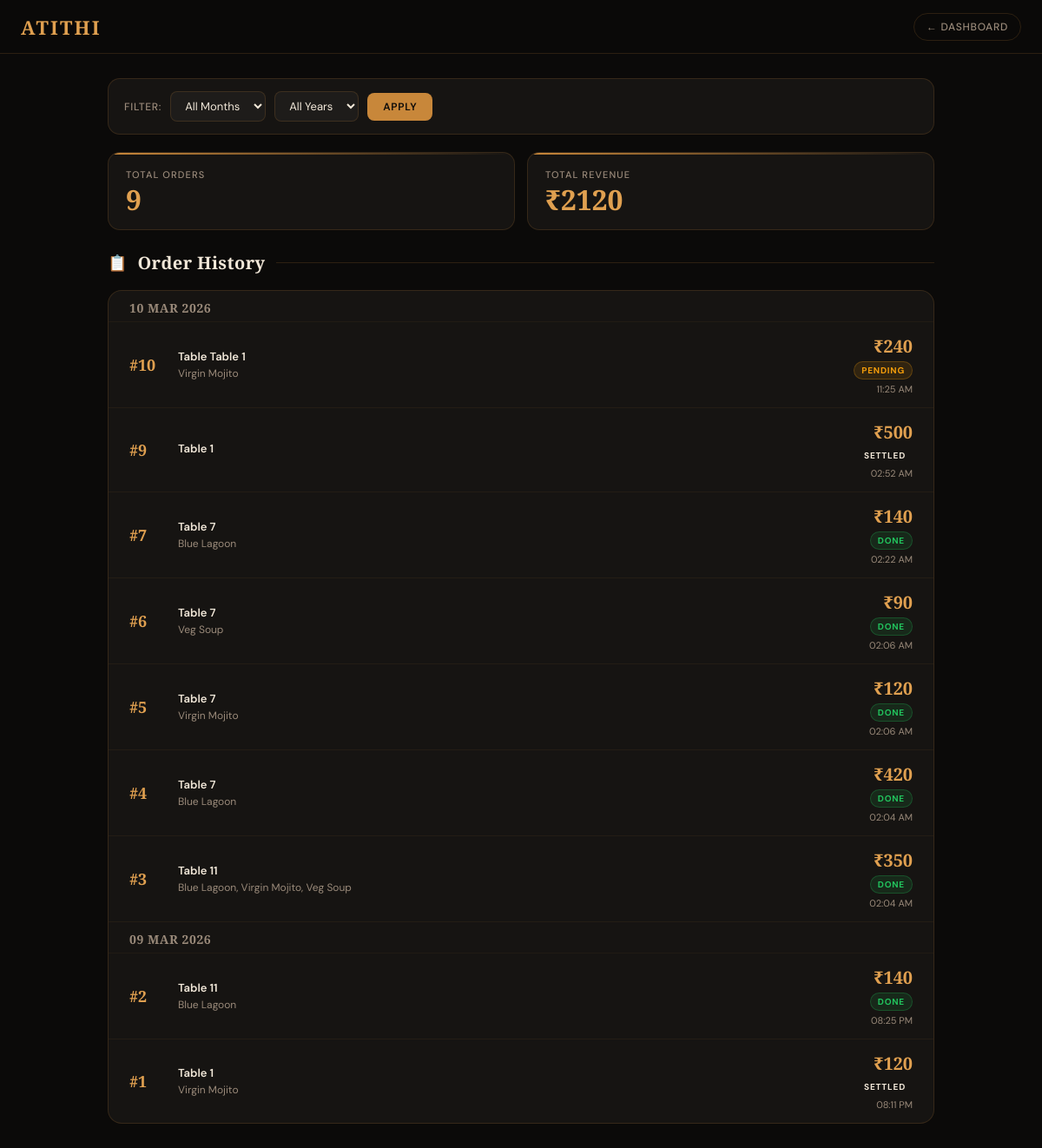
/orders (signed in), run on the app's committed database.
### models.py (models this page shows)
class Order(db.Model):
    __tablename__ = 'orders'
    id = db.Column(db.Integer, primary_key=True)
    user_id = db.Column(db.Integer, db.ForeignKey('users.id'), nullable=False)
    table_no = db.Column(db.String(20), nullable=False)
    items = db.Column(db.Text)  # backward compat with old orders
    total = db.Column(db.Float, default=0)
    status = db.Column(db.String(20), default='pending')
    created_at = db.Column(db.DateTime, default=datetime.now)
    order_items = db.relationship('OrderItem', backref='order', lazy=True, cascade='all, delete-orphan')

### blueprints/menu_bp.py (the view)
@menu_bp.route('/orders')
@login_required
def order_history():
    month = request.args.get('month', type=int)
    year = request.args.get('year', type=int)
    query = Order.query.filter(Order.user_id == session['user_id'], Order.status != 'cancelled')
    if year:
        query = query.filter(db.extract('year', Order.created_at) == year)
    if month:
        query = query.filter(db.extract('month', Order.created_at) == month)
    orders = query.order_by(Order.created_at.desc()).all()
    total_revenue = sum(o.total for o in orders)
    total_orders = len(orders)
    return render_template('order_history.html',
                           orders=orders,
                           username=session['username'],
                           total_revenue=total_revenue,
                           total_orders=total_orders,
                           filter_month=month,
                           filter_year=year)

### blueprints/menu_bp.py (called while the page is built)
def login_required(f):
    @wraps(f)
    def decorated(*args, **kwargs):
        if 'user_id' not in session:
            return redirect('/')
        return f(*args, **kwargs)
    return decorated

### templates/order_history.html (shortened to what this page needs)
<!DOCTYPE html>
<html lang="en">
<head>
</head>
<body>
<nav class="nav">
  <span class="nav-brand">{{username}}</span>
  <div class="nav-actions">
    <a class="nav-chip" href="/dashboard">← Dashboard</a>
  </div>
</nav>
<div class="page">
  <form class="filter-bar" method="GET" action="/orders">
    <label>Filter:</label>
    <select name="month">
      <option value="">All Months</option>
    </select>
    <select name="year">
      <option value="">All Years</option>
    </select>
    <button type="submit" class="filter-btn">Apply</button>
  </form>
  <div class="stats-row">
    <div class="stat-card" style="animation-delay:0s">
      <div class="stat-label">Total Orders</div>
      <div class="stat-value">{{total_orders}}</div>
    </div>
    <div class="stat-card" style="animation-delay:0.06s">
      <div class="stat-label">Total Revenue</div>
      <div class="stat-value">₹{{ total_revenue | int }}</div>
    </div>
  </div>
  <div class="section-head">
    <span class="section-icon">📋</span>
    <span class="section-title">Order History</span>
  </div>
  <div class="card">
    {% if orders %}
      {% set ns = namespace(cur_date='') %}
      {% for order in orders %}
        {% set order_date = order.created_at.strftime('%d %b %Y') %}
        {% if order_date != ns.cur_date %}
          {% set ns.cur_date = order_date %}
          <div class="date-group-label">{{ order_date }}</div>
        {% endif %}
      <div class="order-row" style="animation-delay:{{ loop.index0 * 0.03 }}s">
        <div class="order-id">#{{ order.id }}</div>
        <div class="order-info">
          <div class="order-table-badge">Table {{ order.table_no }}</div>
          <div class="order-items-list">
            {{ order.order_items | map(attribute='item_name') | join(', ') }}
          </div>
        </div>
        <div class="order-meta">
          <div class="order-total">₹{{ order.total | int }}</div>
          <span class="order-status {{ order.status }}">{{ order.status }}</span>
          <div class="order-time">{{ order.created_at.strftime('%I:%M %p') }}</div>
        </div>
      </div>
      {% endfor %}
    {% else %}
      <div class="empty-state">
        <div class="es-icon">📋</div>
        <p>No orders found</p>
      </div>
    {% endif %}
  </div>
</div>
</body>
</html>

### data on the page
Order: created_at "10 MAR 2026", id "10", table_no "Table 1", order_items|map "Virgin Mojito", total "240", status "PENDING", created_at "11:25 AM"
Order: id "9", table_no "1", total "500", status "SETTLED", created_at "02:52 AM"
Order: id "7", table_no "7", order_items|map "Blue Lagoon", total "140", status "DONE", created_at "02:22 AM"
Order: id "6", table_no "7", order_items|map "Veg Soup", total "90", status "DONE", created_at "02:06 AM"
Order: id "5", table_no "7", order_items|map "Virgin Mojito", total "120", status "DONE", created_at "02:06 AM"
Order: id "4", table_no "7", order_items|map "Blue Lagoon", total "420", status "DONE", created_at "02:04 AM"
Order: id "3", table_no "11", order_items|map "Blue Lagoon, Virgin Mojito, Veg Soup", total "350", status "DONE", created_at "02:04 AM"
Order: created_at "09 MAR 2026", id "2", table_no "11", order_items|map "Blue Lagoon", total "140", status "DONE", created_at "08:25 PM"
Order: id "1", table_no "1", order_items|map "Virgin Mojito", total "120", status "SETTLED", created_at "08:11 PM"

### other printed values
{{ username }} "ATITHI"
{{ total_orders }} "9"
{{ total_revenue | int }} "2120"
